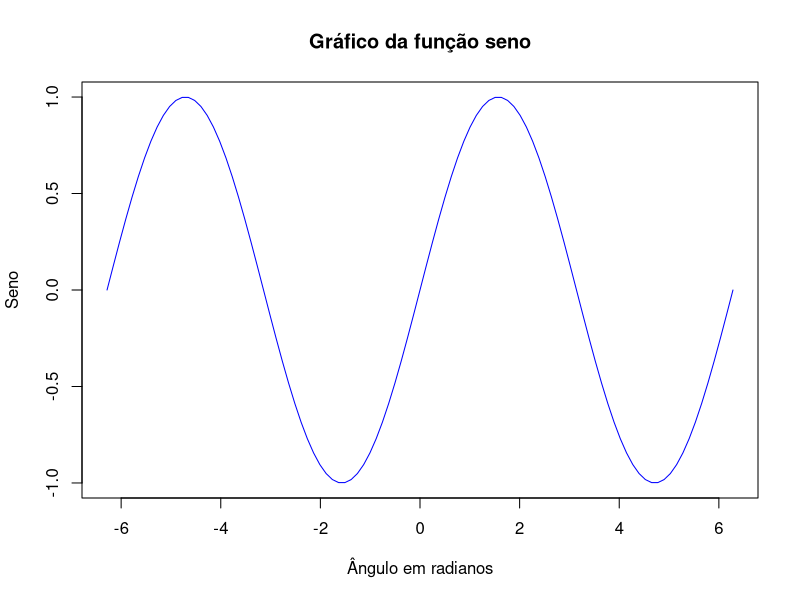

Generate this figure with R:
pdf("Seno.pdf")
plot(sin, -2*pi, 2*pi, col="blue", main="Gráfico da função seno", xlab="Ângulo em radianos", ylab="Seno")
dev.off()
